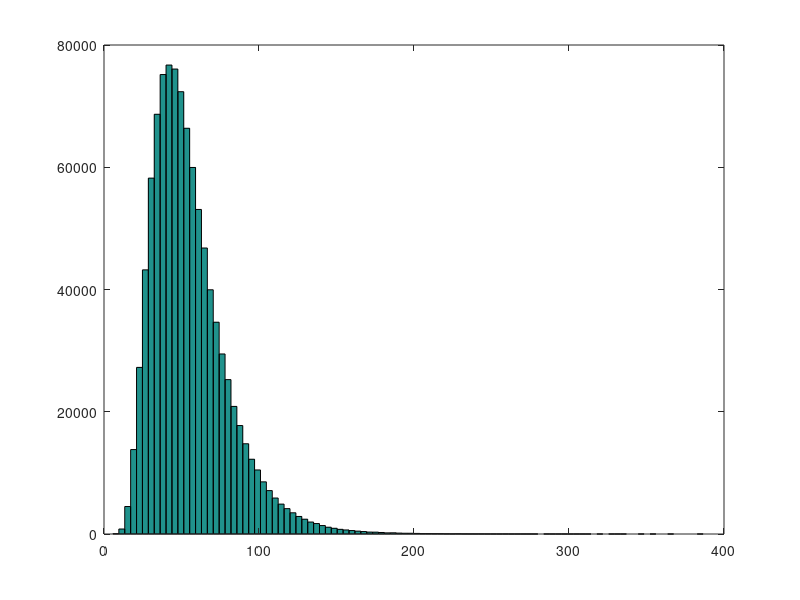

Write the MATLAB code that produced this figure.
sigma = 0.3;
K = 52;
T = 2;
r = 0.05;
NP = 1000000;
S0 = 50;
S = zeros(1, NP);
Option_Price = zeros(1, NP);
rn = randn(1, NP);
for i = 1:NP
    S(i) = S0*exp((r-(sigma^2)/2)*T + sigma*rn(i)*sqrt(T));
    Option_Price(i) = exp(-r*T) * max((K-S(i)), 0);
end

Mean_Option = mean(Option_Price);
SD_Option = std(Option_Price);
Std_Error = SD_Option / sqrt(NP);
fprintf("95/percent Confidence is (%.2f, %.2f)", Mean_Option - (1.96*Std_Error),Mean_Option + (1.96*Std_Error))
fprintf('\nStandard error: %.2f', Std_Error)
fprintf('\nOption price: %.2f', Mean_Option)
nbins = 100;
hist(S(:,:), nbins);
